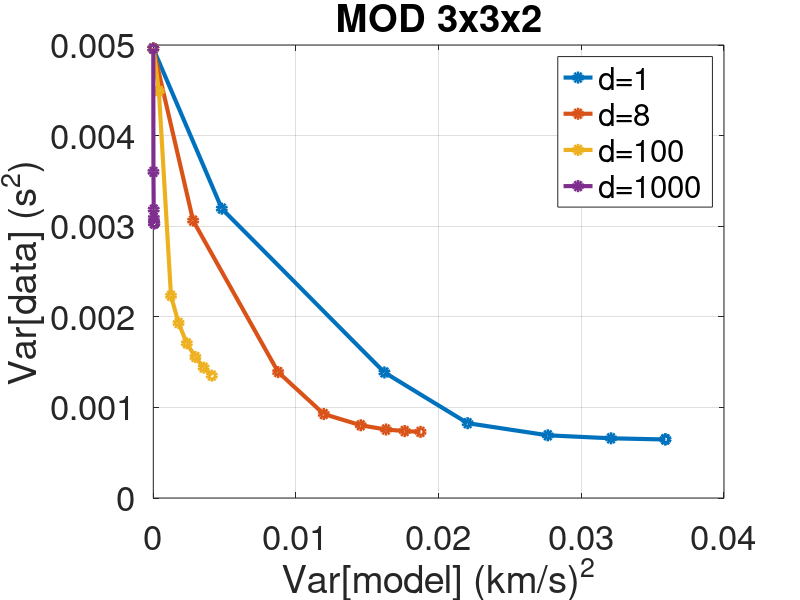
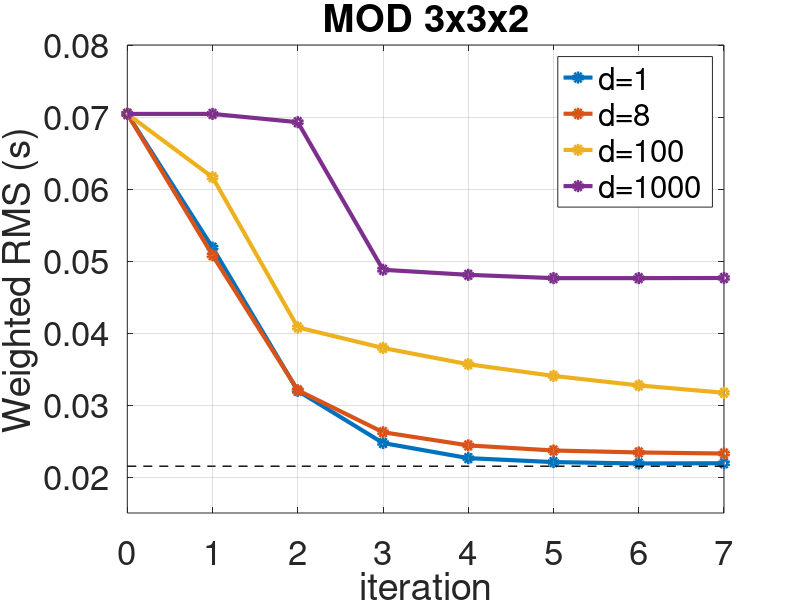
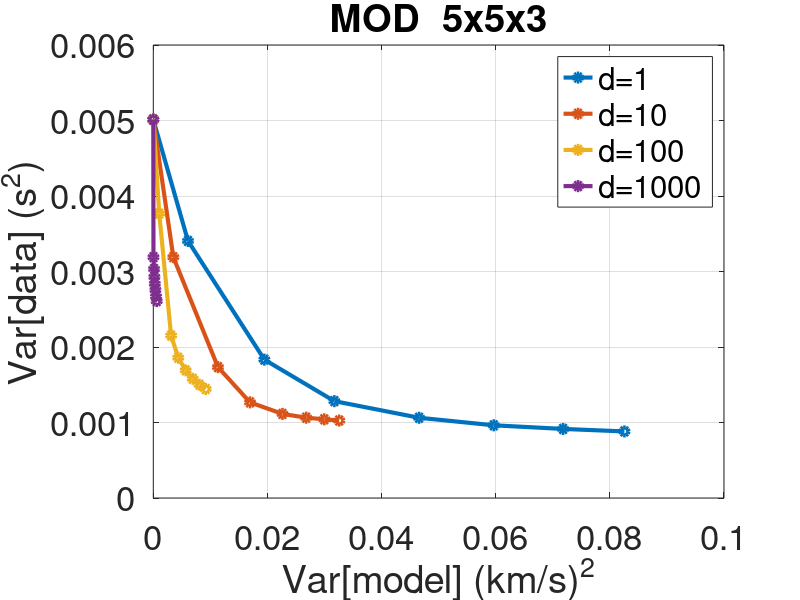
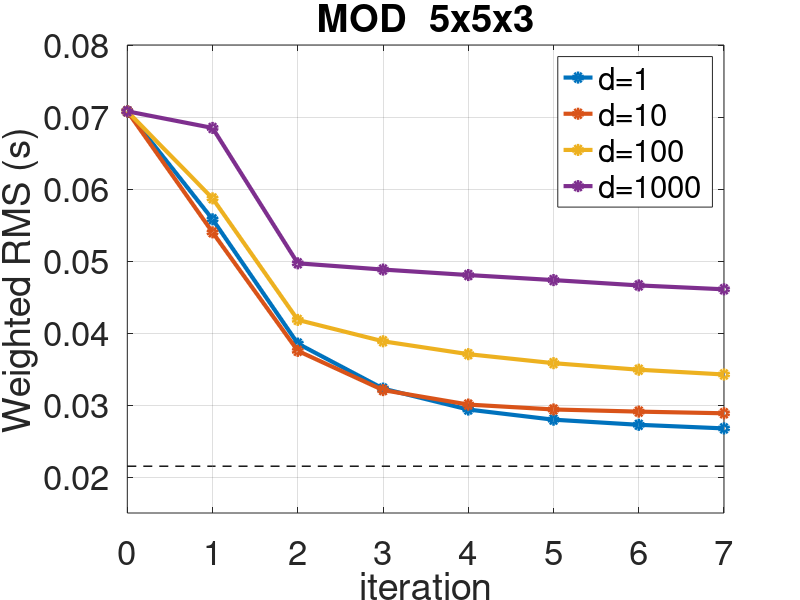

Reproduce these figures in MATLAB, in order.
%=================Study and Choose Best Damping Value after 3D Inversion Tomo ===================
%This requires to do the L-plot:  Var(data) vs Variace[model]
% I do it using weigths, based on Tobias paper "High-resolution 3-D P-wave model of the Alpine crust"  https://core.ac.uk/download/pdf/85209659.pdf
clear all 
close all

%--Parameters--
nEQ=130;  % Nb events 


%%  MODEL VARIANCE  - Computed by myself. But Better consider values from SIMULPS output file!! (see bellow)

%--- SELECT INPUT FILES---
%Select label of tests you want to study
%----------------------------------
name='Coseismiq_3x3x1p5_d100';  %  %Coseismiq_2x2x1_d100
folder=['/Users/alejandro/ICELAND_Project/Tomography/SIMULPS14/TEST_simulps/',name,'/'];

%{
%--Ouput Vel Model after inversion (SimulPS)---
FILE=[folder,'velomod.out']; 


% Load 
fileid1 = fopen(FILE,'rt');
%  Nb columns is the nb nodes in x-direction (LON points)
%C=textscan(fileid1,' %f %f %f %f %f    %f %f %f %f %f    %f %f %f %f %f   %f %f ','headerLines',5); %MOD2x2x1
C=textscan(fileid1,' %f %f %f %f %f    %f %f %f %f %f    %f %f %f %f %f  ','headerLines',5); %MOD3x3x1p5
fclose(fileid1);


%---Total Output Vmodel values - not in order--
vel=cell2mat(C);   %From cell to matrix 
vel = vel'; vel = vel(:)'; % Tranform all into array
nnodes=length(vel);  %Nb of nodes
mean_v=mean(vel);

%----Variance of Model (km/s)^2----
var_mod=var(vel)
%----------------------

%a=(vel-mean(vel)).^2;
%var=sum(a)/(length(a)-1)



%%  DATA VARIANCE
%Output file from SIMULPS is "residuals",  But in order to read it easily
%in MATLAB I create a new file "residuals_label2matlab" in which I put a
%label "#" to comment the lines that I don't need

%--Ouput Residuals (and weigth classes) after inversion (SimulPS). Modified file labeled with # ---
FILE=[folder,'residuals_label2matlab']; 

% Load 
fileid1 = fopen(FILE,'rt');
R=textscan(fileid1,' %s %f %f %f %f    %f %f %f %f %f    %f %f ','headerLines',2,'TreatAsEmpty',{'NA','na'},'CommentStyle','#');
fclose(fileid1);


%Time Residuals per each observation (s)
tres=R{3}; % => Nb of phases=length(tres)

%Weigths (Picking Classes)
for i=1:length(R{1})
w(i)=str2double( R{1}{i}(end) );

end

%Replace with real weigths  Classes=[0 1 2 3 4] -> Weigths=1/(2^classes), i.e. [1 0.5 0.25 0.125 0.625] 
%Better start from the lower weigth (replace 0 by 1 only at the end!!)
w(w==4)=0.0625; w(w==3)=0.125; w(w==2)=0.25;
w(w==1)=0.5; w(w==0)=1;
 
%---Weighted number of degrees of freedom  DOBLE CHECK THIS...
nnodes_inv=529;  %Vnodes that were actually inverted (Check in file "output"  last it where it says "nodes inverted for=") 
wndf=sum(w)-4*nEQ-nnodes_inv;



%---Variance of data (s^2) -----
temp=w'.*(tres.^2);
var_data=sum(temp)./wndf
%----------------------


%----- Weithed RMS (s) -------
rms_w=sqrt(  sum(temp)/sum(w) )
%}

%===============================================================
%%   VALUES OBTAINED DIRECTLY FROM SIMULPS  "output" FILE
%Better use these ones
%===============================================================
%Avg Picking Error P-phases  ~ ± 0.0215s  (Phases used in Min1D Vmodel)
%Avg Picking Error S-phases  ~ ± 0.0622s
avg_pickerr=0.0215;

%-----------MOD 2x2x1-------------
%Damping values d=1, 10, 100, 1000, 10000   
d=[1 10 100]; %mil y 10mil got errors, I need to check
nit=7; %Nb iterations tested

var_m=zeros(length(d),nit); %Model Variance  [dampingParam1iteration1 d1it2 ...d1it7; d2it1 d2it2...d2it7; ....  ;d4it1 d4it2...d4it7]
var_d=var_m; %Data Variance

var_m=[ 0.00558	0.01737	0.02399	0.02932	0.03333	0.03682	0.04021; 0.0023	0.00684	0.00913	0.01121	0.01293	0.01442	0.01569; 0.00014	0.0005	0.00077	0.00108	0.00144	0.00181	0.0022];
var_d=[0.003317	0.00141	0.000808	0.000656	0.000603	0.00058	0.000564; 0.003763	0.001736	0.001249	0.001036	0.000924	0.000858	0.000806; 0.005937	0.003315	0.002975	0.002701	0.002483	0.002288	0.002132];

%Weighted RMS
w_rms=[0.06865	0.04718	0.02821	0.02134	0.01928	0.0185	0.01814; 0.06865	0.05034	0.03137	0.02659	0.02422	0.02287	0.02204; 0.06865	0.0635	0.04394	0.04163	0.03971	0.03808	0.03658 ]

%{
figure(1)
for i=1:length(d)
 plot(var_m(i,:) , var_d(i,:),'-o','LineWidth',3)  
     hold on
end
     title('MOD 2x2x1')
    ylabel('Var[data] (s^2)','fontsize',16)
    xlabel('Var[model] (km/s)^2','fontsize',16)
    legend('d=1','d=10','d=100') 
   set(gca,'fontsize',25)
   grid on
      % xlim([0 16]) 
  
      figure(2)
      for i=1:length(d)
 plot(w_rms(i,:),'-o','LineWidth',3)  
     hold on
      end
      plot(avg_pickerr*ones(1,nit),'k--','LineWidth',1)
title('MOD 2x2x1')
    ylabel('Weighted RMS (s)','fontsize',16)
    xlabel('iteration','fontsize',16)
    legend('d=1','d=10','d=100') 
   set(gca,'fontsize',25)
   grid on
    xlim([1 nit]) 
    set(gca,'XTick',[0:1:nit]) 
  %}  
    
    
% %-----------MOD 3x3x1.5-------------
% %Damping values d=1, 10, 100, 1000, 10000   
% d=[1 10 100 1000]; %mil y 10mil got errors, I need to check
% nit=7; %Nb iterations tested
% 
% var_m=zeros(length(d),nit); %Model Variance  [dampingParam1iteration1 d1it2 ...d1it7; d2it1 d2it2...d2it7; ....  ;d4it1 d4it2...d4it7]
% var_d=var_m; %Data Variance
% 
% var_m=[0.00481	0.01621	0.02398	0.03214	0.03785	0.04229	0.04672;
% 0.0028	0.00848	0.01163	0.01438	0.01654	0.01819	0.01953;
% 0.00038	0.00122	0.00176	0.00238	0.00302	0.00368	0.00432;
% 0.00001	0.00002	0.00004	0.00005	0.00008	0.00008	0.00008];
% 
% 
% 
% var_d=[0.003475	0.001504	0.000879	0.000721	0.00068	0.000661	0.000647;
% 0.003326	0.001507	0.001064	0.000907	0.000836	0.000799	0.000775;
% 0.004919	0.002555	0.002226	0.001984	0.001793	0.001647	0.00153;
% 0.006112	0.003603	0.003527	0.003441	0.003378	0.003384	0.003382];
% 
% 
% %Weighted RMS
% w_rms=[0.07207	0.05335	0.03277	0.02506	0.02268	0.02205	0.02173;
% 0.07207	0.05225	0.03283	0.02758	0.02546	0.02445	0.02389;
% 0.07207	0.0636	0.04295	0.04009	0.03784	0.03596	0.03446;
% 0.07207	0.07095	0.05107	0.05054	0.04993	0.04947	0.04951];
% 
% figure(3)
% for i=1:length(d)
%  plot(var_m(i,:) , var_d(i,:),'-o','LineWidth',3)  
%      hold on
% end
%      title('MOD 3x3x1.5')
%     ylabel('Var[data] (s^2)','fontsize',16)
%     xlabel('Var[model] (km/s)^2','fontsize',16)
%     legend('d=1','d=10','d=100','d=1000') 
%    set(gca,'fontsize',25)
%    grid on
%     %set(gca,'YScale','log')
%       % xlim([0 16]) 
%   
%       figure(4)
%       for i=1:length(d)
%  plot(w_rms(i,:),'-o','LineWidth',3)  
%      hold on
%       end
%       plot(avg_pickerr*ones(1,nit),'k--','LineWidth',1)
% title('MOD 3x3x1.5')
%     ylabel('Weighted RMS (s)','fontsize',16)
%     xlabel('iteration','fontsize',16)
%     legend('d=1','d=10','d=100','d=1000') 
%    set(gca,'fontsize',25)
%    grid on
%     xlim([1 nit]) 
%     set(gca,'XTick',[0:1:nit]) 
%       % set(gca,'YScale','log')
  
      
 % %-----------MOD 3x3x2-------------
%Damping values d=1, 10, 100, 1000, 10000   
%d=[1 8 10 100 1000]; %mil y 10mil got errors, I need to check
d=[1 8 100 1000]; %mil y 10mil got errors, I need to check
nit=8; %Nb iterations tested

var_m=zeros(length(d),nit); %Model Variance  [dampingParam1iteration1 d1it2 ...d1it7; d2it1 d2it2...d2it7; ....  ;d4it1 d4it2...d4it7]
var_d=var_m; %Data Variance

var_m=[0.00  0.00480  0.01620   0.02203   0.02765  0.03208 0.03589 0.03589 ;  %0.006966 it=0 varw.(ssqrw/wndof) = 0.005856
       0.00     0.00279    0.00875  0.01195  0.01454   0.01631  0.01762  0.01873 ;  %d=8
       %0.00  0.00258   0.00799  0.01089    0.01326   0.01498   0.01629  0.01737     ; %d=10
       0.00  0.00039   0.00124  0.00177    0.00235   0.00295   0.00353   0.00410      ;
       0.00  0.00001   0.00003  0.00004    0.00006   0.00006   0.00006   NaN      ];



var_d=[0.004961    0.003194  0.001386   0.000826   0.000692  0.000659    0.000646   0.000649   ;
       0.004961     0.003062 0.001390  0.000927     0.000803 0.000756    0.000739   0.000730  ; %d=8
     %  0.004961        0.003083  0.001419    0.000957   0.000832    0.000781   0.000753  0.000736     ; 
       0.004961     0.004493     0.002232     0.001932  0.001707    0.001556   0.001439   0.001351          ;
       0.004961       0.0036   0.003184     0.003091   0.003033    0.003031   0.003034    NaN        ];

%Weighted RMS
w_rms=[0.07043    0.05186   0.03196   0.02472     0.02262   0.02207     0.02188    0.02191;
       0.07043   0.05080    0.03205   0.02622      0.02439   0.02368   0.02341     0.02326;    %d=8 
     %  0.07043    0.05097    0.03238    0.02664     0.02484   0.02407   0.02364   0.02338     ; 
       0.07043    0.06163    0.04078    0.03792   0.03566    0.03404   0.03272   0.03170      ;
       0.07043    0.07043    0.06928    0.04878     0.04808    0.04762   0.04762    0.04764  ];
     

   
   
figure(3)
for i=1:length(d)
 plot(var_m(i,:) , var_d(i,:),'-o','LineWidth',3)  
     hold on
end
     title('MOD 3x3x2')
    ylabel('Var[data] (s^2)','fontsize',16)
    xlabel('Var[model] (km/s)^2','fontsize',16)
    legend('d=1','d=8','d=100','d=1000') 
   set(gca,'fontsize',25)
   grid on
    %set(gca,'YScale','log')
      % xlim([0 16]) 
  
      figure(6)
  for i=1:length(d)
 %plot(w_rms(i,:),'-o','LineWidth',3)  
 plot([0:nit-1],w_rms(i,:),'-o','LineWidth',3)  
     hold on
      end
      plot([0:nit-1],avg_pickerr*ones(1,nit),'k--','LineWidth',1)
title('MOD 3x3x2')
    ylabel('Weighted RMS (s)','fontsize',16)
    xlabel('iteration','fontsize',16)
    legend('d=1','d=8','d=100','d=1000') 
   set(gca,'fontsize',25)
   grid on
     xlim([0 nit-1]) 
    set(gca,'XTick',[0:1:nit-1])
    ylim([0.015 0.08]) 
      % set(gca,'YScale','log')



      
      %-----------MOD 5x5x3-------------
%Damping values d=1, 10, 100, 1000, 10000   
d=[1 10 100 1000]; %mil y 10mil got errors, I need to check
nit=8; %Nb iterations tested starting from it=0

var_m=zeros(length(d),nit); %Model Variance  [dampingParam1iteration1 d1it2 ...d1it7; d2it1 d2it2...d2it7; ....  ;d4it1 d4it2...d4it7]
var_d=var_m; %Data Variance

var_m=[ 0 0.00608   0.01946  0.03173 0.04657 0.05966    0.07180 0.08255  ; %varw.(ssqrw/wndof) = 0.005476 =0.003405
        0 0.00351   0.01133  0.01695  0.02264  0.02679  0.02996 0.03258     ; 
        0 0.00104   0.00312  0.00437  0.00568  0.00692   0.00810  0.00918    ;
        0 0.00003   0.00013  0.00019  0.00027  0.00037   0.00048  0.00060   ];



var_d=[0.005012  0.003405 0.001833 0.001283 0.001063 0.000963  0.000915  0.000882  ;
       0.005012  0.003190 0.001734  0.001267   0.001114  0.001064  0.001042  0.001026     ;
       0.005012  0.003767  0.002152 0.001858   0.001691  0.001579  0.001500  0.001444   ;
       0.005012  0.003190  0.003033  0.002928   0.002837  0.002755  0.002670  0.002608    ]; %0.005126 


%Weighted RMS
w_rms=[0.07079   0.05579  0.03853 0.03228 0.02937  0.02796  0.02725  0.02675  ;
       0.07079  0.05398   0.03752  0.03207   0.03006 0.02938  0.02908 0.02885;
       0.07079  0.05870   0.04182   0.03885  0.03706   0.03581  0.03490  0.03424 ;
       0.07079  0.06848   0.04968   0.04881  0.04805   0.04735   0.04661  0.04607       ];
     
figure(7)
for i=1:length(d)
 plot(var_m(i,:) , var_d(i,:),'-o','LineWidth',3)  
     hold on
end
     title('MOD  5x5x3')
    ylabel('Var[data] (s^2)','fontsize',16)
    xlabel('Var[model] (km/s)^2','fontsize',16)
    legend('d=1','d=10','d=100','d=1000') 
   set(gca,'fontsize',25)
   grid on
    %set(gca,'YScale','log')
      % xlim([0 16]) 
  
      figure(8)
      for i=1:length(d)
 %plot(w_rms(i,:),'-o','LineWidth',3)  
 plot([0:nit-1],w_rms(i,:),'-o','LineWidth',3)  
     hold on
      end
      plot([0:nit-1],avg_pickerr*ones(1,nit),'k--','LineWidth',1)
title('MOD  5x5x3')
    ylabel('Weighted RMS (s)','fontsize',16)
    xlabel('iteration','fontsize',16)
    legend('d=1','d=10','d=100','d=1000') 
   set(gca,'fontsize',25)
   grid on
    xlim([0 nit-1]) 
    set(gca,'XTick',[0:1:nit-1])
    ylim([0.015 0.08]) 
      % set(gca,'YScale','log')
  